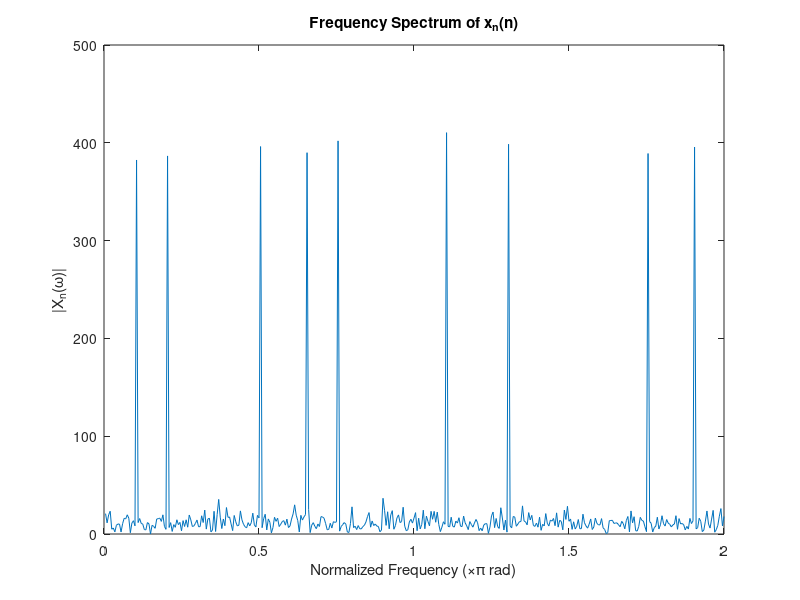

This figure's MATLAB source: (Note: this script raises an error after producing the figure.)
%% Filter Design
%% FIR and IIR Filter Design
%------------------------------------------------------------------------
% FIR and IIR Filter Design using Filter Design Tools
% Written by Abhiram S
%------------------------------------------------------------------------
%% Input Signal x(n)
% Normalized frequency components
f = [0.1 0.2 0.5 0.65 0.75 1.1 1.3 1.75 1.9];
N = 400;  % No. of samples
n = 1:N;
x = 0;
 
% Signal Generation
for i = 1:length(f)
    x = x + exp(1i*pi*f(i)*n);
end

% Frequency Spectrum Plot of x(n)
Xk = fft(x);
plot(n*2/max(n),abs(Xk));
xlabel('Normalized Frequency (\times\pi rad)');
ylabel('|X(\omega)|');
title('Frequency Spectrum of x(n)');

%% Background Noise Addition
bn = length(f)/20*(randn(1,N)+1i*randn(1,N));
x = x + bn;

% Frequency Spectrum Plot of x(n) with Background Noise
Xk = fft(x);
plot(n*2/max(n),abs(Xk));
xlabel('Normalized Frequency (\times\pi rad)');
ylabel('|X_{n}(\omega)|');
title('Frequency Spectrum of x_{n}(n)');

%% Designing Low Pass FIR Blackman Window Filter
% Frequency Normalized to 1
Nr   = 110;      % Order
Fc   = 0.4;      % Cutoff Frequency
flag = 'scale';  % Sampling Flag
 
% Create the window vector for the design algorithm
win = blackman(Nr+1);
 
% Calculate the coefficients using the FIR function
b = fir1(Nr, Fc, 'low', win, flag);
Hlp = dfilt.dffir(b);

%% Plot the magnitude response of FIR filter
fvtool(Hlp,'analysis','magnitude');

%% Plot the phase response of FIR filter
fvtool(Hlp,'analysis','phase');

%% Plot the group delay of FIR filter
fvtool(Hlp,'analysis','grpdelay');

%% Calculate FIR Filtered Output
y = filter(Hlp,x);

% Plot Frequency Spectrum of Output
Yk = fft(y);
plot(n*2/max(n),abs(Yk));
xlabel('Normalized Frequency (\times\pi rad)');
ylabel('|Y(\omega)|');
title(['Low Pass Filtered Output (F_{c}=0.4) ',...
'using Blackman Window FIR Filter']);

%% Designing Band Pass IIR Butterworth Filter
% Frequency Normalized to 1
Fstop1 = 0.35;  % First Stopband Frequency
Fpass1 = 0.45;  % First Passband Frequency
Fpass2 = 0.75;  % Second Passband Frequency
Fstop2 = 0.85;  % Second Stopband Frequency
Astop1 = 80;    % First Stopband Attenuation (dB)
Apass  = 1;     % Passband Ripple (dB)
Astop2 = 80;    % Second Stopband Attenuation (dB)
 
h = fdesign.bandpass('fst1,fp1,fp2,fst2,ast1,ap,ast2', ...
    Fstop1, Fpass1, Fpass2, Fstop2, Astop1, Apass, Astop2);
 
Hbp = design(h, 'butter', 'MatchExactly', ...
      'stopband', 'SOSScaleNorm', 'Linf');
  
%% Plot the magnitude response of IIR filter
fvtool(Hbp,'analysis','magnitude');

%% Plot the phase response of IIR filter
fvtool(Hbp,'analysis','phase');

%% Plot the group delay of IIR filter
fvtool(Hbp,'analysis','grpdelay');

%% Calculate IIR Filtered Output
y = filter(Hbp,x);

% Plot Frequency Spectrum of Output
Yk = fft(y);
plot(n*2/max(n),abs(Yk));
xlabel('Normalized Frequency (\times\pi rad)');
ylabel('|Y(\omega)|');
title(['Band Pass Filtered Output (F_{c1}=0.4,F_{c2}=0.8) ',...
'using IIR Butterworth Filter']);